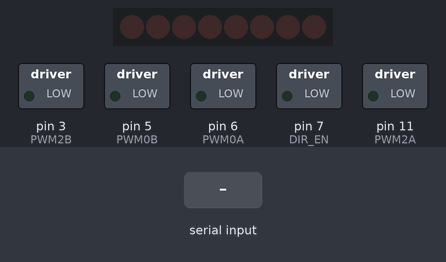
This sketch was run on a simulated Arduino Uno, built with avr-gcc and run on an emulated ATmega328P. Parts: 8 shift-register outputs drawn as a row of LEDs (first output left, lit = HIGH), switched loads named in the sketch (green lamp = pin HIGH). Wiring (inferred from the names in the program): shift register (74HC595): data pin 8; shift clock pin 4; latch pin 12. Wiring (inferred from the signals the program sends): row of LEDs: on Q0, Q1, Q2, Q3, Q4, Q5, Q6, Q7. The test bench sets the inputs (shaded band). Pins used as bus, display or sensor lines are not drawn.

Above: at 1.2 s.
1.3 s: "a" received over the second serial link
At 1.9 s:
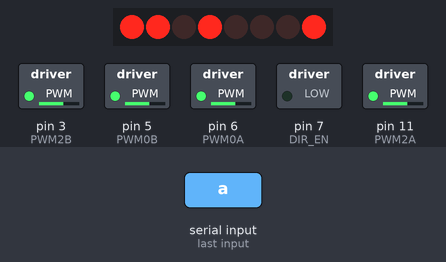
3.1 s: "b" received over the second serial link
At 3.5 s:
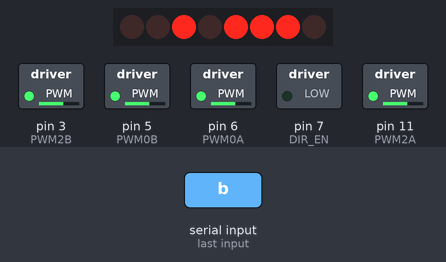
4.6 s: "c" received over the second serial link
At 5.8 s:
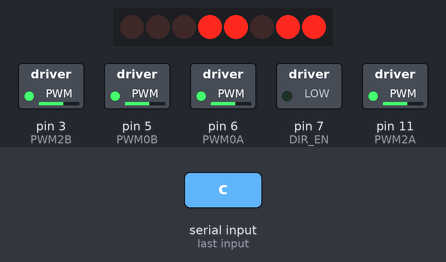
6.1 s: "d" received over the second serial link
At 7.0 s:
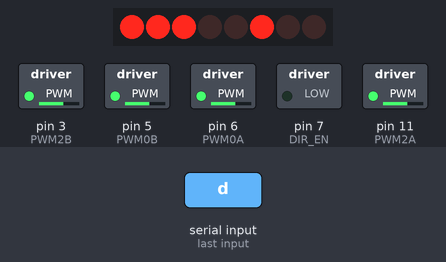
7.6 s: "e" received over the second serial link
At 8.1 s:
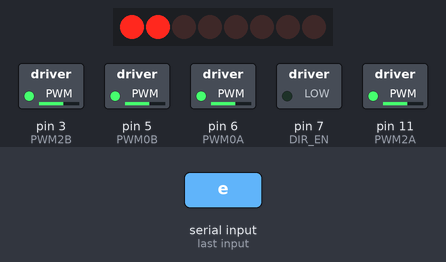
9.1 s: "f" received over the second serial link
At 10.5 s:
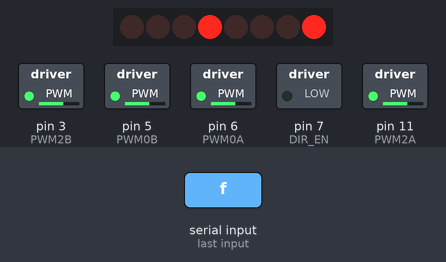
Timing chart, 0 to 11.6 s (numbered marks = the images above; inputs shaded):
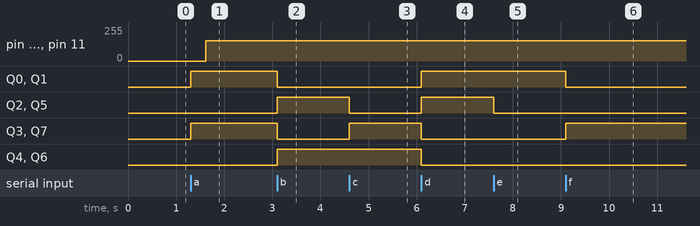

Measured:
- after the input at 1.3 s, pin 3 (PWM2B), pin 5 (PWM0B), pin 6 (PWM0A), pin 11 (PWM2A): 0/255 → 153/255 after 0.32 s; Q0, Q1, Q3, Q7: LOW → HIGH at once
- after the input at 3.1 s, Q0, Q1, Q3, Q7: HIGH → LOW at once; Q2, Q4–6: LOW → HIGH at once
- after the input at 4.6 s, Q2, Q5: HIGH → LOW at once; Q3, Q7: LOW → HIGH at once
- after the input at 6.1 s, Q0–2, Q5: LOW → HIGH at once; Q3, Q4, Q6, Q7: HIGH → LOW at once
- after the input at 7.6 s, Q2, Q5: HIGH → LOW at once
- after the input at 9.1 s, Q0, Q1: HIGH → LOW at once; Q3, Q7: LOW → HIGH at once

The sketch:

Mecanum.ino
```cpp
#include <SoftwareSerial.h>
#include "config.h"
#define __SPEED__ 60
#define __time__ 1000
void setMove(byte direct, byte __speed){
//    byte direct = Right;     // Qa~h  backward

//    __speed = 80;     // set speed to 80%

  digitalWrite(DIR_EN,LOW);
  for (int led = 0; led < 8; led++) {
    digitalWrite(DIR_LATCH, LOW);
    shiftOut(DIR_SER, DIR_CLK, LSBFIRST, direct);
    digitalWrite(DIR_LATCH, HIGH);
    delay(40);
  }

  analogWrite(PWM2B, map(__speed, 0, 100, 0, 255) );
  analogWrite(PWM0B, map(__speed, 0, 100, 0, 255) );
  analogWrite(PWM0A, map(__speed, 0, 100, 0, 255) );
  analogWrite(PWM2A, map(__speed, 0, 100, 0, 255) );
}

void motorInitial(void){
  pinMode(DIR_LATCH, OUTPUT);
  pinMode(DIR_CLK, OUTPUT);
  pinMode(DIR_SER, OUTPUT);
  pinMode(DIR_EN,OUTPUT);

  pinMode(PWM2B,OUTPUT);
  pinMode(PWM0B,OUTPUT);
  pinMode(PWM0A,OUTPUT);
  pinMode(PWM2A,OUTPUT);
  analogWrite(PWM2B,0);
  analogWrite(PWM0B,0);
  analogWrite(PWM0A,0);
  analogWrite(PWM2A,0);
}
SoftwareSerial BT04(9,10);
byte command=0;

void setup() {
  motorInitial();
  Serial.begin(9600);
  BT04.begin(9600);
}

void loop() {
//  if(Serial.available()){
//    BT04.write(Serial.read());
//  }

  if(BT04.available()){
    command=BT04.read();
  }

  if (command == 'a')setMove(Forward,__SPEED__);
  if (command == 'b')setMove(Backward,__SPEED__);
  if (command == 'c')setMove(Right,__SPEED__);
  if (command == 'd')setMove(Left,__SPEED__);
  if (command == 'e')setMove(LeftForward,__SPEED__);
  if (command == 'f')setMove(RightForward,__SPEED__);
  if (command == 'g')setMove(RightBackward,__SPEED__);
  if (command == 'h')setMove(LeftBackward,__SPEED__);
  if (command == 'i')setMove(Clockwisespin,__SPEED__);
  if (command == 'j')setMove(0,0);


//  setMove(0, 0);
  command=0;
}
```

config.h
```cpp
#ifndef __CONFIG_H__
#define __CONFIG_H__

// wheel pinName    pin
#define  DIR_LATCH   12
#define  PWM2A       11
#define  PWM1B       10
#define  PWM1A        9
#define  DIR_SER      8
#define  DIR_EN       7
#define  PWM0A        6
#define  PWM0B        5
#define  DIR_CLK      4
#define  PWM2B        3

//setup wheelways
#define  Forward         0b11010001
#define  Backward        0b00101110
#define  Right           0b00011011
#define  Left            0b11100100
#define  LeftForward     0b11000000
#define  RightForward    0b00010001
#define  LeftBackward    0b00100100
#define  RightBackward   0b00001010
#define  Clockwisespin               0b01010110
#define  Counterclockwisespin        0b10101001


#endif
```
